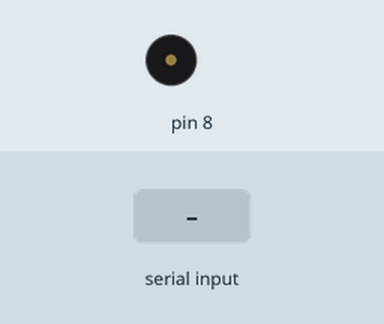
Simulated run of this sketch. Board: Arduino Uno, built with avr-gcc and run on an emulated ATmega328P. On the bench: buzzer (waves = sounding). The inputs (shaded band) are chosen by the test bench.

Above: at 1.2 s.
1.3 s: "1" received over Serial
At 2.5 s:
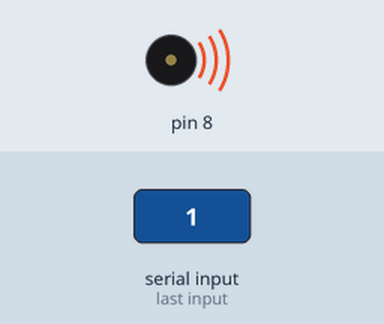
2.8 s: "0" received over Serial
At 4.5 s:
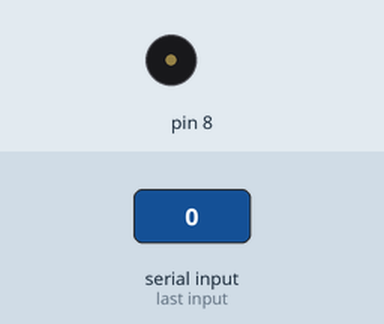
5.3 s: "2" received over Serial
At 5.6 s:
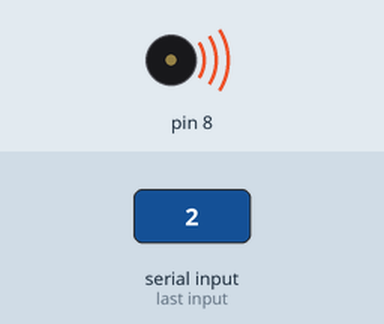
Timing chart, 0 to 8.3 s (numbered marks = the images above; inputs shaded):
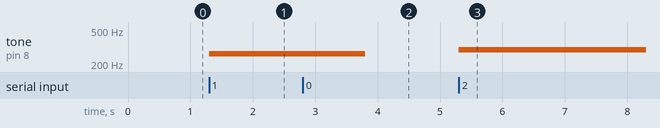

The sketch:

exp3-2.ino
```cpp
char _ABVAR_1_input = ' ' ;

void setup()
{
  Serial.begin(9600);
}

void loop()
{
  if (( ( Serial.available() ) == ( 1 ) ))
  {
    _ABVAR_1_input = Serial.read();
  }
  if (( ( _ABVAR_1_input ) == ('1') ))
  {
    tone(8, 262, 1000);
  }
  if (( ( _ABVAR_1_input ) == ('2') ))
  {
    tone(8, 294, 1000);
  }
  if (( ( _ABVAR_1_input ) == ('3') ))
  {
    tone(8, 330, 1000);
  }
  if (( ( _ABVAR_1_input ) == ('4') ))
  {
    tone(8, 349, 1000);
  }
  if (( ( _ABVAR_1_input ) == ('5') ))
  {
    tone(8, 392, 1000);
  }
  if (( ( _ABVAR_1_input ) == ('6') ))
  {
    tone(8, 440, 1000);
  }
  if (( ( _ABVAR_1_input ) == ('7') ))
  {
    tone(8, 494, 1000);
  }
}
```

Measured:
- after the input at 1.3 s, tone on pin 8: silent → 262 Hz at once
- after the input at 2.8 s, tone on pin 8: 262 Hz → silent after 1.0 s
- after the input at 5.3 s, tone on pin 8: silent → 294 Hz at once
